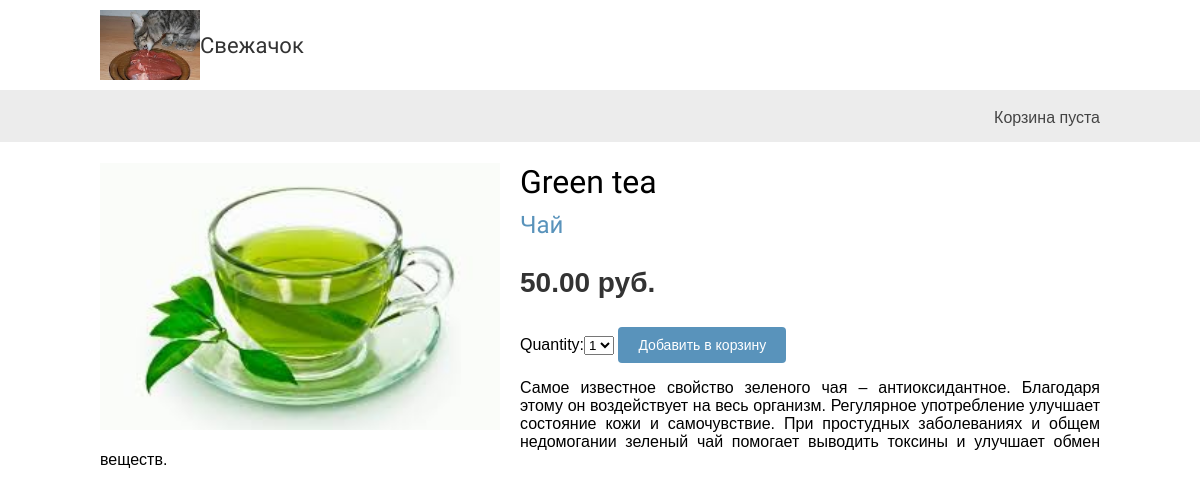
The app's page /1/green-tea/, older data.
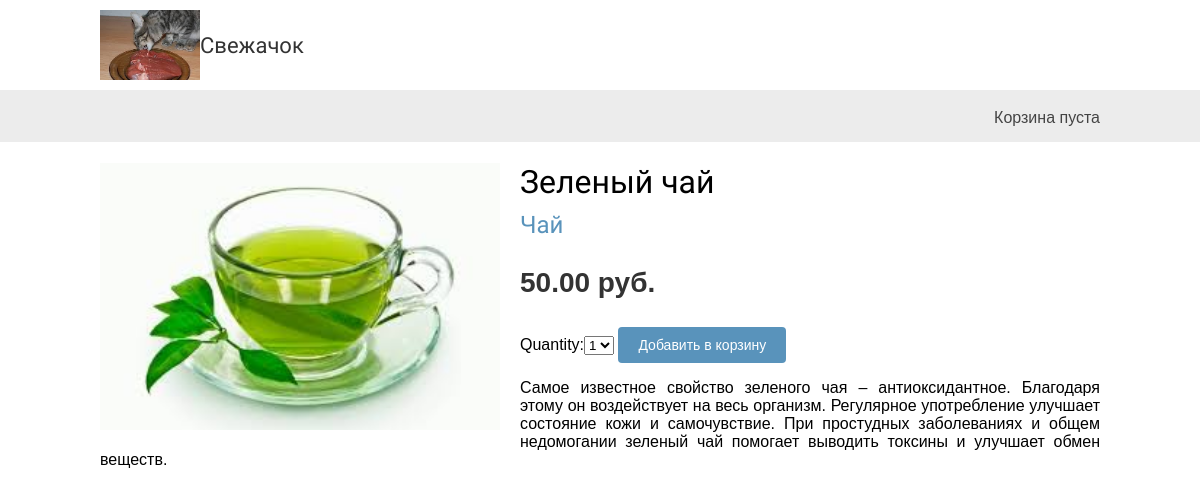
The same page, newer data.
### shop/models.py (models this page shows, shortened)
class Product(models.Model):
	category = models.ForeignKey(Category, related_name='Товары', on_delete=models.CASCADE)
	name = models.CharField(max_length=200, db_index=True)
	slug = models.SlugField(max_length=200, db_index=True)
	image = models.ImageField(upload_to='products/%Y/%m/%d', blank=True)
	description = models.TextField(blank=True)
	price = models.DecimalField(max_digits=10, decimal_places=2)
	available = models.BooleanField(default=True, name='available')
	created = models.DateTimeField(auto_now_add=True)
	updated = models.DateTimeField(auto_now=True)
	class Meta():
		ordering = ('name',)
		index_together = (('id', 'slug'),)
		verbose_name = 'Товар'
		verbose_name_plural = 'Товары'

class Category(models.Model):
	name = models.CharField(max_length=200, db_index=True)
	slug = models.SlugField(max_length=200, unique=True)
	class Meta():
		ordering = ('name',)
		verbose_name = 'Категория'
		verbose_name_plural = 'Категории'
	def __str__(self):
		return self.name
	def get_absolute_url(self):
		return reverse('shop:product_list_by_category', args=[self.slug])

### shop/views.py (the view)
# urls.py: path('<int:id>/<slug:slug>/', views.product_detail,
def product_detail(request, id, slug):
	product = get_object_or_404(Product, id=id, slug=slug, available=True)
	cart_product_form = CartAddProductForm()
	return render(request, 'shop/product/detail.html', { 'product': product,
														'cart_product_form': cart_product_form
	 })

### cart/forms.py
class CartAddProductForm(forms.Form):
	quantity = forms.TypedChoiceField(choices=PRODUCT_QUANTITY_CHOICES, coerce=int)
	update = forms.BooleanField(required=False,
								initial=False,
								widget=forms.HiddenInput)

### cart/cart.py (called while the page is built)
    def __len__(self):
        return sum(item['quantity'] for item in self.cart.values())

### shop/context_processors.py (called while the page is built)
def cart(request):
	return {'cart': Cart(request)}

### shop/templates/shop/product/detail.html (shortened to what this page needs)
{% extends 'shop/base.html' %}
{% load static %}
{% block content %}
	<div class="product-detail">
		<img src="{% if product.image %} {{ product.image.url }} {% else %}
		{% static 'img/no_image.png' %} {% endif %}">
		<h1>{{product.name}}</h1>
		<h2>
			<a href="{{ product.category.get_absolute_url }}">{{ product.category }}</a>
		</h2>
		<p class="price">{{ product.price }} руб.</p>
		<form action="{% url 'cart:cart_add' product.id %}" method="post">
			{{ cart_product_form }}
			<input type="submit" value="Добавить в корзину">
		</form>
		{{ product.description|linebreaks }}
	</div>
{% endblock %}

Row changes from the older to the newer data that the page shows:
changed Product "Чай": name "Green tea" → "Зеленый чай"
